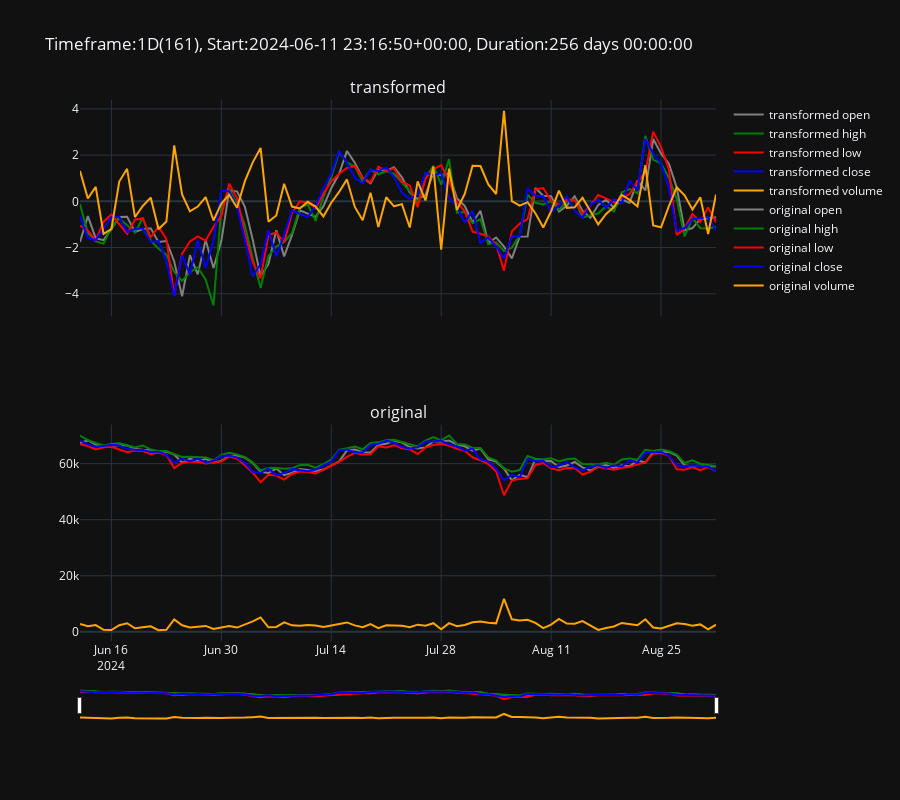
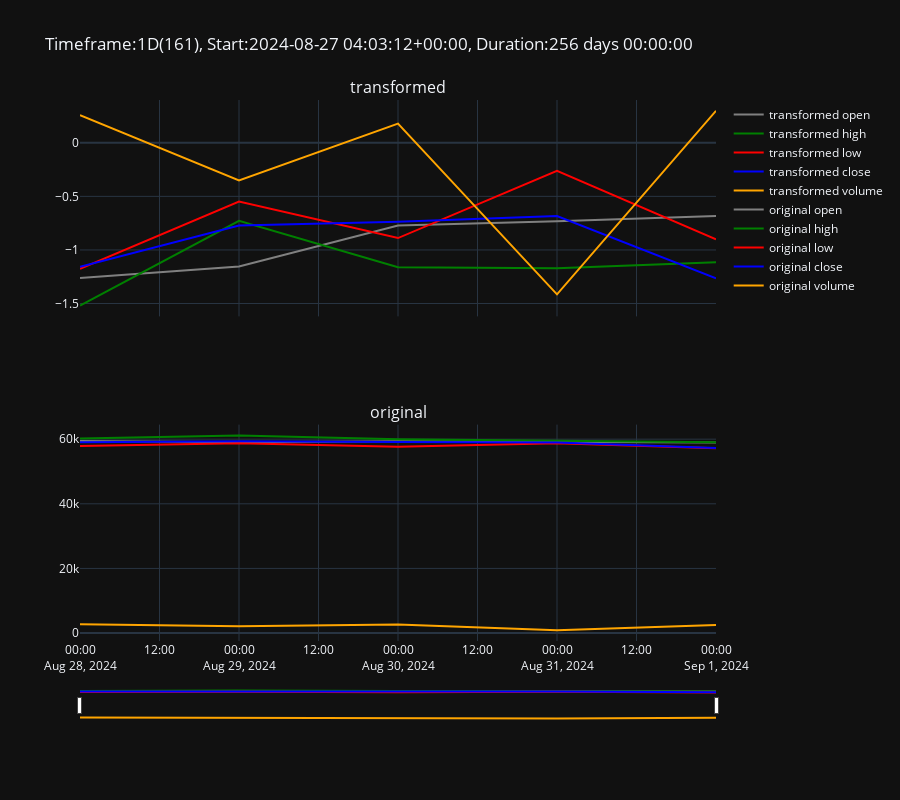
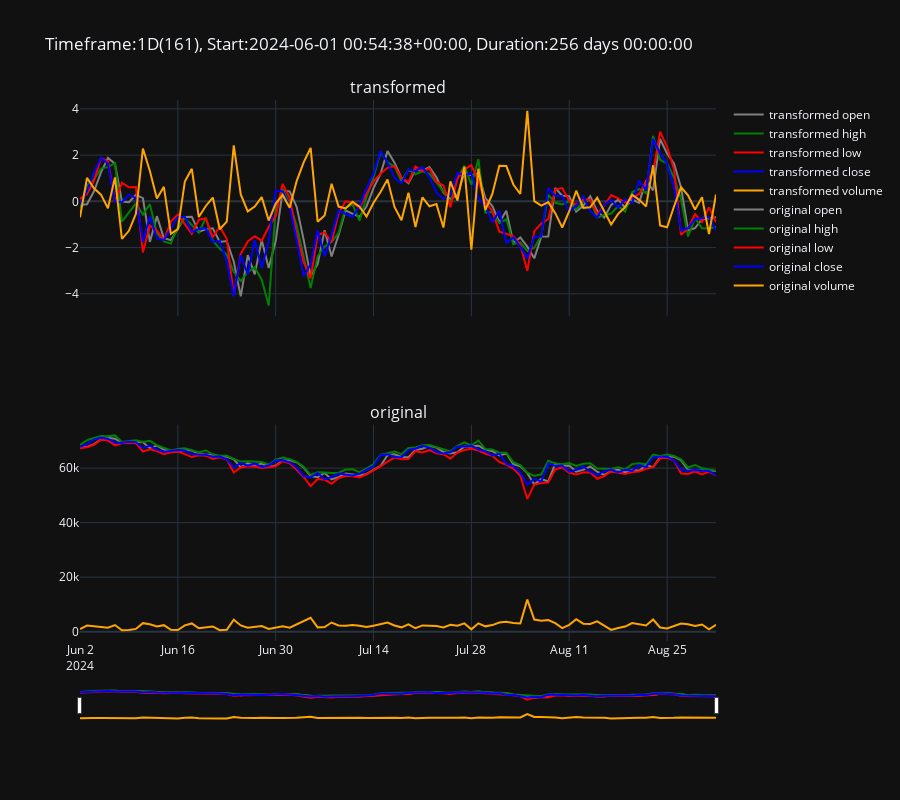
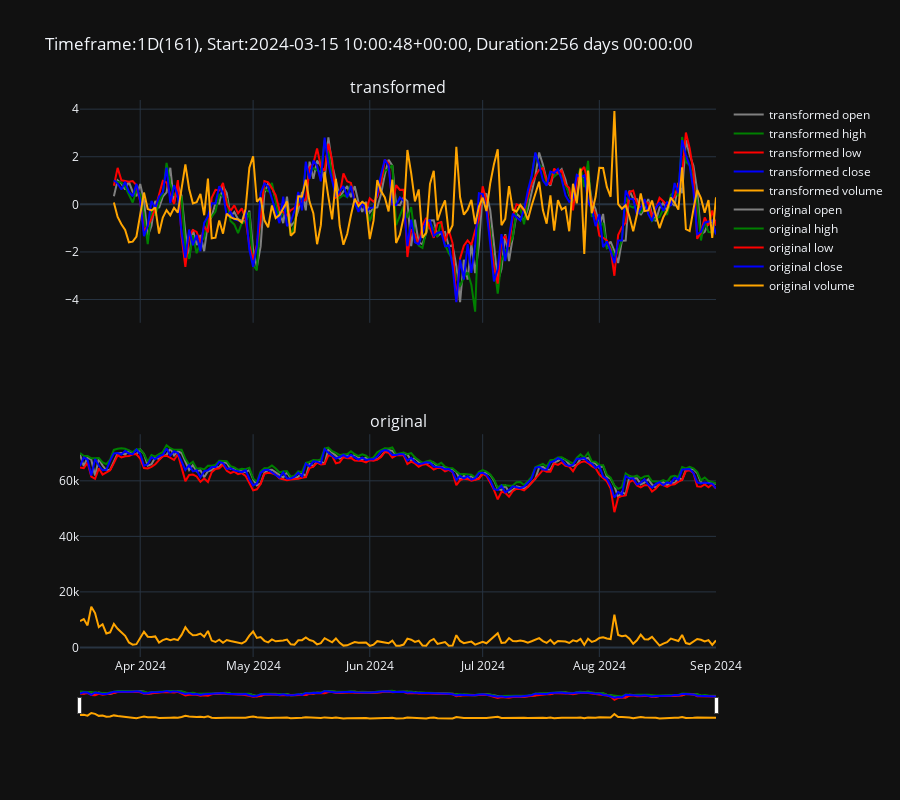

Source (notebook cell) for these figures, in order:
### Code cell
visualize_transformation(mt_ohlcva, n_mt_ohlcv, )
